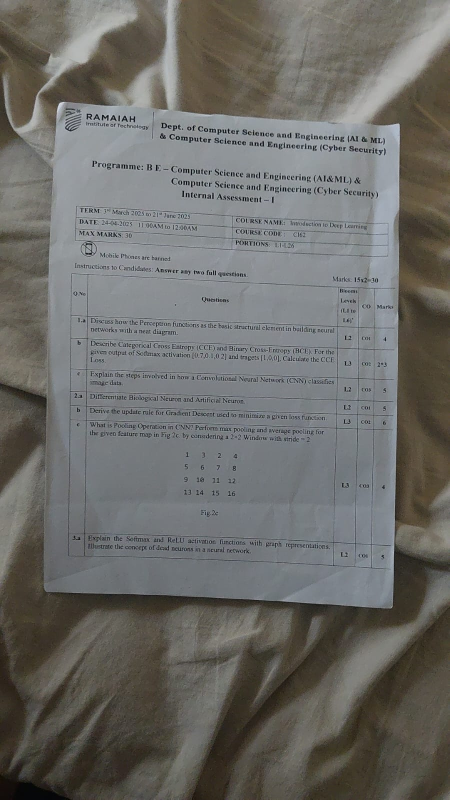
#> input picture sample.jpeg, 899 x 1599 px (shown at 1/2 size)
$ python -i preprocess3.py   (imports and definitions only)
#> lines starting #> are read from the running program, lines starting #| are printed output that depends on the picture; after the words box and inside, x2 and y2 are one past the last pixel; in counts of white or black regions, pixels touching at a corner belong together
import cv2
import numpy as np
from PIL import Image
import pytesseract

class Preprocess:
    def __init__(self, debug=False):
        self.debug = debug

    def log(self, name, image):
        if self.debug:
            max_width=1000
            max_height=700
            h, w = image.shape[:2]
            if w > max_width or h > max_height:
                scale = min(max_width / w, max_height / h)
                img = cv2.resize(image, (int(w * scale), int(h * scale)))
            cv2.imshow(name, img)
            cv2.waitKey(0)


    def preprocess(self, image_path):
        # Load and convert to grayscale
#> called with image_path = '../sample.jpeg'
        img = cv2.imread(image_path)
#> img is the input picture: shape (1599, 899, 3); mean B, G, R 103.9, 107.4, 108
        gray = cv2.cvtColor(img, cv2.COLOR_BGR2GRAY)
        self.log("Gray", gray)

        # Noise removal with bilateral filter
        filtered = cv2.bilateralFilter(gray, 11, 17, 17)
        self.log("Filtered", filtered)

        # Adaptive thresholding for uneven illumination
        thresh = cv2.adaptiveThreshold(
            filtered, 255,
            cv2.ADAPTIVE_THRESH_GAUSSIAN_C,
            cv2.THRESH_BINARY_INV,
            15, 10
        )
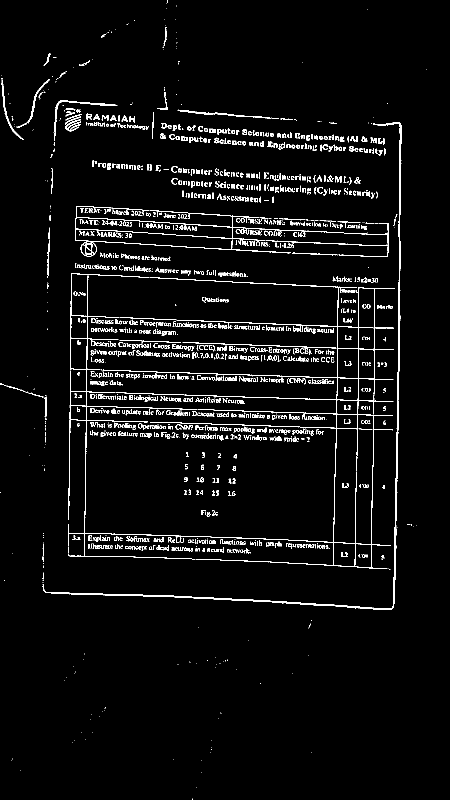
#> thresh: shape (1599, 899) (shown at 1/2 size); 3.9% white in thin lines or dots
        self.log("Threshold", thresh)

        # Morphological operations to clean noise
        kernel = np.ones((2,2), np.uint8)
        opening = cv2.morphologyEx(thresh, cv2.MORPH_OPEN, kernel, iterations=1)
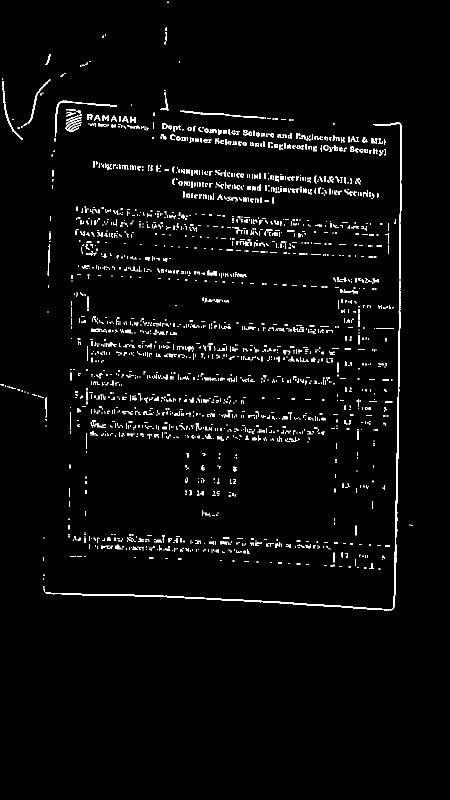
#> opening: shape (1599, 899) (shown at 1/2 size); 2.6% white in thin lines or dots, all inside (x1, y1, x2, y2) = (0, 3, 825, 1221)
        self.log("Opening", opening)

        # Deskew the image
        coords = np.column_stack(np.where(opening > 0))
#> coords = 37266 pairs, first value 3 to 1220, second value 0 to 824
        angle = cv2.minAreaRect(coords)[-1]
#> angle = -0.375
        if angle < -45:
            angle = -(90 + angle)
        else:
            angle = -angle
#> angle = 0.375
        (h, w) = opening.shape
#> h = 1599; w = 899
        center = (w // 2, h // 2)
#> center = (449, 799)
        M = cv2.getRotationMatrix2D(center, angle, 1.0)
#> M = [[1, 0.00655, -5.22], [-0.00655, 1, 2.96]]
        deskewed = cv2.warpAffine(opening, M, (w, h), flags=cv2.INTER_CUBIC, borderMode=cv2.BORDER_REPLICATE)
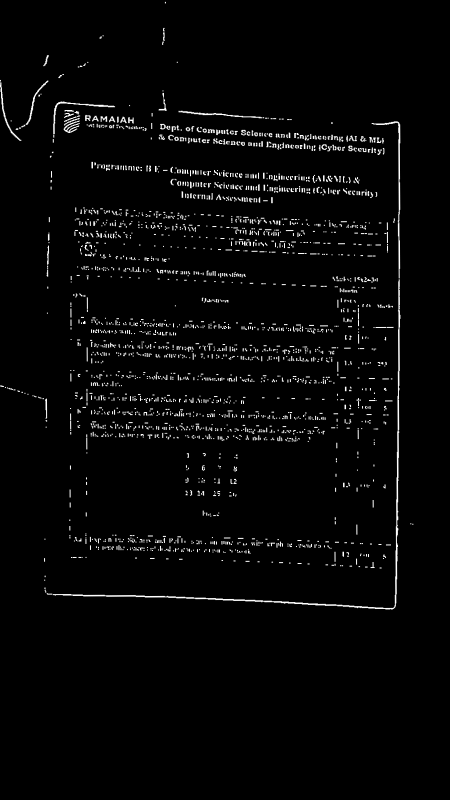
#> deskewed: shape (1599, 899) (shown at 1/2 size); min 0, max 255, mean 6.7
        self.log("Deskewed", deskewed)

        # Invert back to white background
        result = cv2.bitwise_not(deskewed)
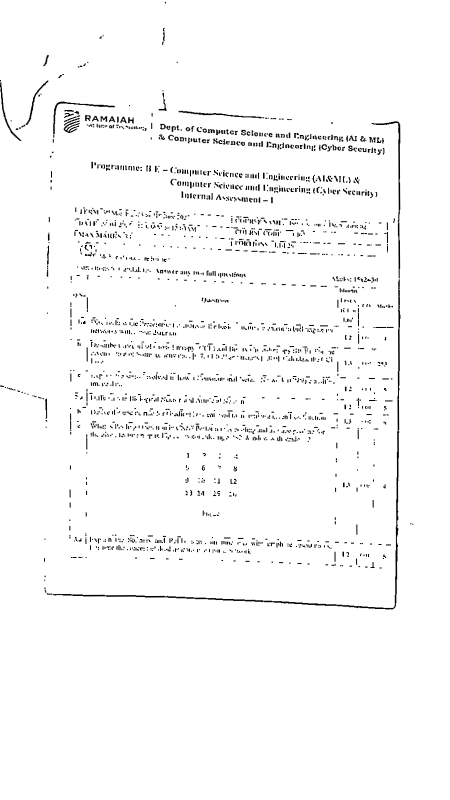
#> result: shape (1599, 899) (shown at 1/2 size); min 0, max 255, mean 248.3
        self.log("Final Preprocessed", result)

        return result

    def extract_text(self, processed_image):
        pil_img = Image.fromarray(processed_image)
        return pytesseract.image_to_string(pil_img)

# [5 lines of commented-out code are left out]

>>> result = Preprocess().preprocess('../sample.jpeg')
